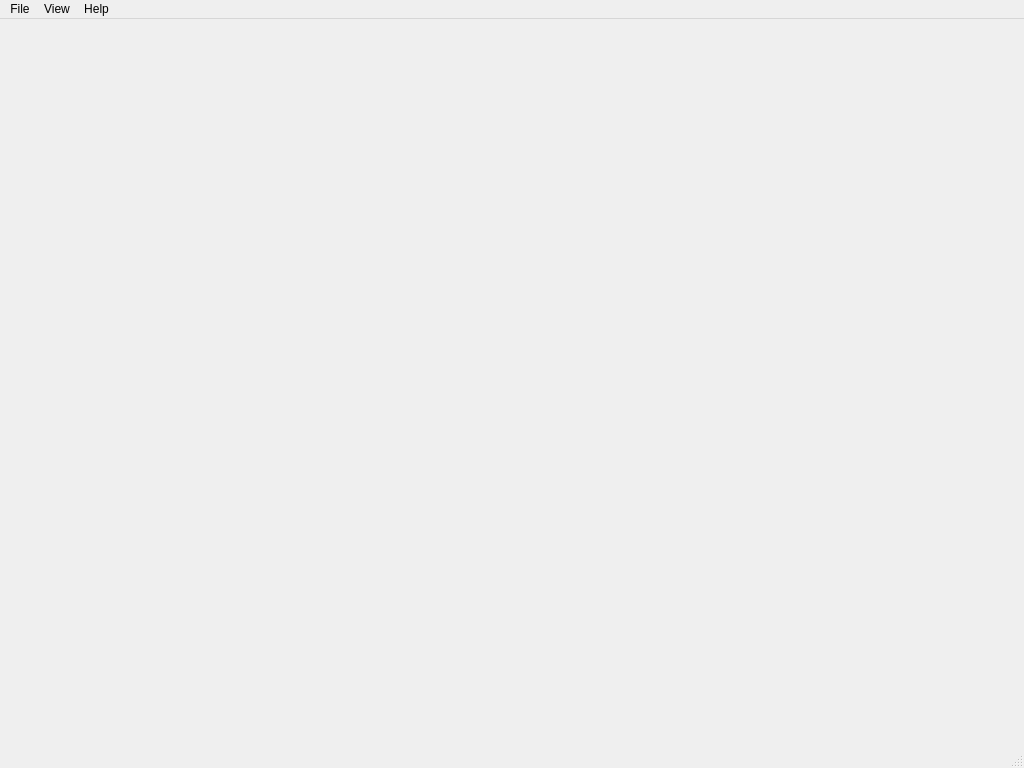
<?xml version="1.0" encoding="UTF-8"?>
<ui version="4.0">
    <class>SGGUI</class>
    <widget class="QMainWindow" name="SGGUI">
        <property name="geometry">
            <rect>
                <x>0</x>
                <y>0</y>
                <width>1024</width>
                <height>768</height>
            </rect>
        </property>
        <property name="windowTitle">
            <string>SourceMonitor (OS)</string>
        </property>
        <property name="locale">
            <locale language="English" country="Europe"/>
        </property>
        <widget class="QWidget" name="centralwidget"/>
        <widget class="QMenuBar" name="menubar">
            <property name="geometry">
                <rect>
                    <x>0</x>
                    <y>0</y>
                    <width>1024</width>
                    <height>22</height>
                </rect>
            </property>
            <widget class="QMenu" name="menuSourceMonitorOS">
                <property name="title">
                    <string>File</string>
                </property>
                <addaction name="actionNew_Project"/>
                <addaction name="actionOpen_Project"/>
                <addaction name="separator"/>
                <addaction name="actionOptions"/>
                <addaction name="separator"/>
                <addaction name="actionPrint_Setup"/>
                <addaction name="separator"/>
                <addaction name="actionExit"/>
            </widget>
            <widget class="QMenu" name="menuView">
                <property name="title">
                    <string>View</string>
                </property>
                <addaction name="actionToolbar"/>
                <addaction name="actionStatus"/>
                <addaction name="separator"/>
                <addaction name="actionView_log_file"/>
            </widget>
            <widget class="QMenu" name="menuHelp">
                <property name="title">
                    <string>Help</string>
                </property>
                <addaction name="actionHelp_Topics"/>
                <addaction name="actionContext_Help"/>
                <addaction name="separator"/>
                <addaction name="actionCheck_SourceMonitor_Update"/>
                <addaction name="separator"/>
                <addaction name="actionView_License"/>
                <addaction name="actionAbout_SourceMonitor"/>
            </widget>
            <addaction name="menuSourceMonitorOS"/>
            <addaction name="menuView"/>
            <addaction name="menuHelp"/>
        </widget>
        <widget class="QStatusBar" name="statusbar"/>
        <action name="actionNew_Project">
            <property name="text">
                <string>New Project</string>
            </property>
            <property name="shortcut">
                <string>Ctrl+N</string>
            </property>
        </action>
        <action name="actionOpen_Project">
            <property name="text">
                <string>Open Project</string>
            </property>
            <property name="shortcut">
                <string>Ctrl+O</string>
            </property>
        </action>
        <action name="actionOptions">
            <property name="text">
                <string>Options</string>
            </property>
        </action>
        <action name="actionPrint_Setup">
            <property name="text">
                <string>Print Setup</string>
            </property>
        </action>
        <action name="actionExit">
            <property name="text">
                <string>Exit</string>
            </property>
        </action>
        <action name="actionToolbar">
            <property name="checkable">
                <bool>true</bool>
            </property>
            <property name="text">
                <string>Toolbar</string>
            </property>
        </action>
        <action name="actionStatus">
            <property name="checkable">
                <bool>true</bool>
            </property>
            <property name="text">
                <string>Status</string>
            </property>
        </action>
        <action name="actionView_log_file">
            <property name="text">
                <string>View log file</string>
            </property>
        </action>
        <action name="actionHelp_Topics">
            <property name="text">
                <string>Help Topics</string>
            </property>
        </action>
        <action name="actionContext_Help">
            <property name="text">
                <string>Context Help</string>
            </property>
        </action>
        <action name="actionCheck_SourceMonitor_Update">
            <property name="text">
                <string>Check for SourceMonitorOS Update</string>
            </property>
        </action>
        <action name="actionView_License">
            <property name="text">
                <string>View License</string>
            </property>
        </action>
        <action name="actionAbout_SourceMonitor">
            <property name="text">
                <string>About SourceMonitor</string>
            </property>
        </action>
    </widget>
    <resources/>
    <connections/>
</ui>
